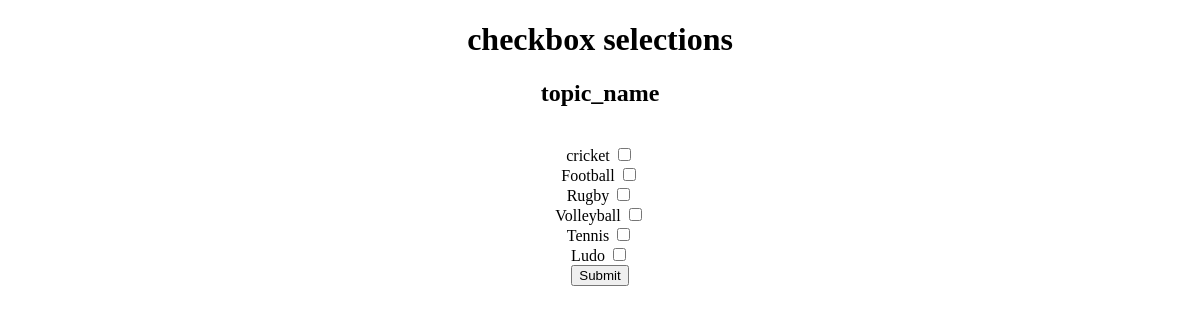
The app's page /checkbox/, older data.
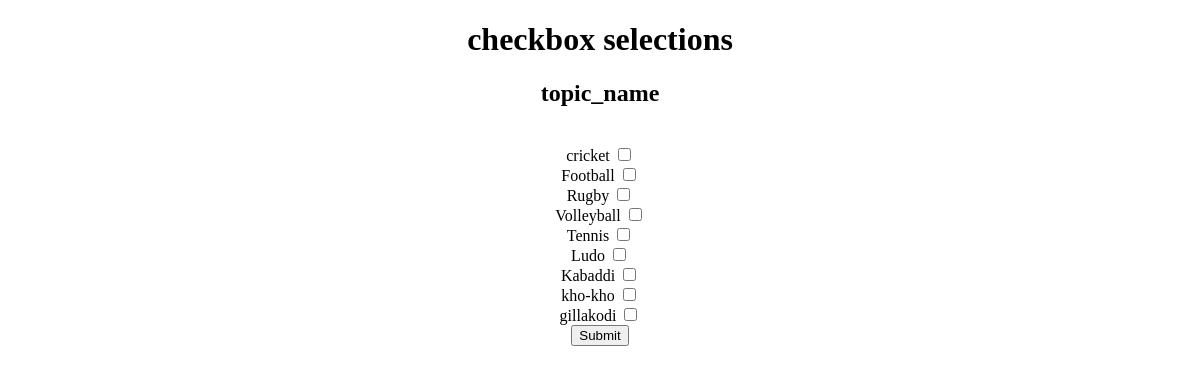
The same page, newer data.
### app/models.py (models this page shows, shortened)
class Topic(models.Model):
    topic_name=models.CharField(max_length=100,primary_key=True)

### app/views.py (the view)
# urls.py: path('checkbox/',checkbox,name='checkbox'),
def checkbox(request):
     QLTO=Topic.objects.all()
     d={'QLTO':QLTO}
     return render(request,'checkbox.html',d)

### templates/checkbox.html (shortened to what this page needs)
<!DOCTYPE html>
<html lang="en">
<head>
</head>
<body>
    <center>
        <h1>checkbox selections</h1>
        <form action="{% url 'select_multiple' %}" method="post">
            <h2>topic_name</h2>
            <br>
            {% for i in QLTO %}
            <label for="tn">{{i.topic_name}}</label>
            <input type="checkbox" name="tn" id="tn" value="{{i.topic_name}}"><br>
            {% endfor %}
            <input type="submit">
        </form>
    </center>
</body>
</html>

Row changes from the older to the newer data that the page shows:
added Topic: topic_name "Kabaddi"
added Topic: topic_name "kho-kho"
added Topic: topic_name "gillakodi"
